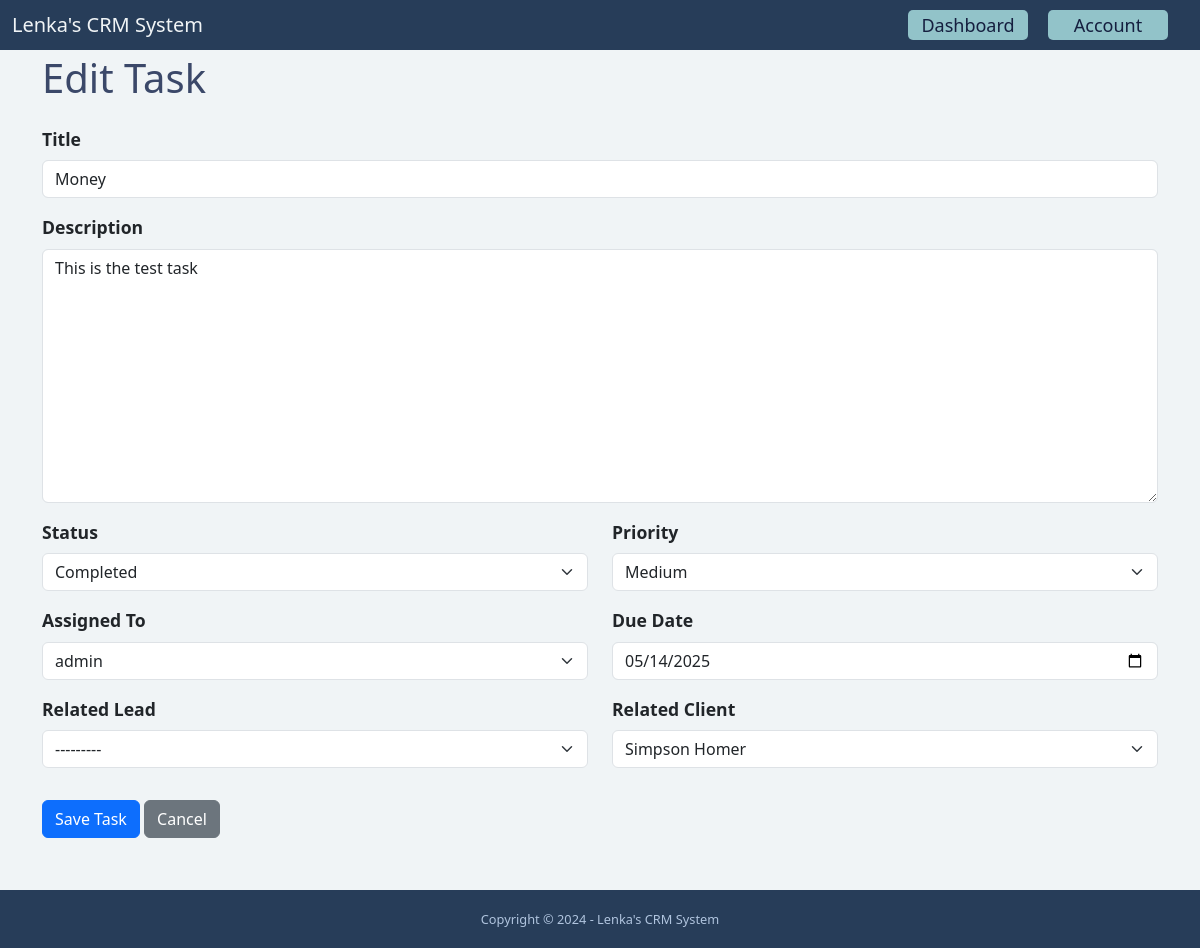
The app's page /dashboard/tasks/10/edit/ (signed in) with its own data.
### task/models.py (models this page shows, shortened)
class Task(models.Model):
    PRIORITY_CHOICES = (
        ('low', 'Low'),
        ('medium', 'Medium'),
        ('high', 'High'),
    )
    STATUS_CHOICES = (
        ('todo', 'To Do'),
        ('in_progress', 'In Progress'),
        ('completed', 'Completed'),
        ('canceled', 'Canceled'),
    )
    title = models.CharField(max_length=255)
    created_by = models.ForeignKey(User, related_name='tasks', on_delete=models.CASCADE)
    assigned_to = models.ForeignKey(User, related_name='assigned_tasks',
                                    on_delete=models.CASCADE,
                                    blank=True,
                                    null=True)
    lead = models.ForeignKey(Lead, related_name='tasks_lead', on_delete=models.CASCADE, null=True, blank=True)
    client = models.ForeignKey(Client, related_name='tasks_client', null=True, blank=True, on_delete=models.CASCADE)
    description = models.TextField(blank=True, null=True)
    priority = models.CharField(max_length=20, choices=PRIORITY_CHOICES, default='-')
    status = models.CharField(max_length=20, choices=STATUS_CHOICES, default='-')
    due_date = models.DateField(blank=True, null=True)
    created_at = models.DateTimeField(auto_now_add=True)
    updated_at = models.DateTimeField(auto_now=True)
    class Meta:
        ordering = ['-created_at']

### task/views.py (the view)
# urls.py: path('<int:pk>/edit/', task_edit, name='task_edit'),
@login_required
def task_edit(request, pk):
    task = get_object_or_404(Task, pk=pk)
    if not (request.user == task.created_by or request.user == task.assigned_to):
        raise PermissionDenied("You don't have permission to edit this task.")
    if request.method == 'POST':
        form = TaskForm(request.POST, instance=task)
        if form.is_valid():
            form.save()
            messages.success(request, 'Task was updated successfully.')
            return redirect('task:task_detail', pk=task.pk)
    else:
        form = TaskForm(instance=task)
    return render(request, 'task/task_form.html', {
        'form': form,
        'title': 'Edit Task',
        'task': task
    })

### task/forms.py (shortened to what this page needs)
class TaskForm(forms.ModelForm):
    class Meta:
        model = Task
        fields = ['title', 'description', 'status', 'priority', 'lead', 'client', 'assigned_to','due_date']
        widgets = {
            'due_date': forms.DateInput(attrs={
                'type': 'date',
                'class': 'form-control'
            }),
            'title': forms.TextInput(attrs={'class': 'form-control'}),
            'description': forms.Textarea(attrs={'class': 'form-control'}),
            'status': forms.Select(attrs={'class': 'form-select'}),
            'priority': forms.Select(attrs={'class': 'form-select'}),
            'assigned_to': forms.Select(attrs={'class': 'form-select'}),
            'lead': forms.Select(attrs={'class': 'form-select'}),
            'client': forms.Select(attrs={'class': 'form-select'}),
        }

### client/models.py (called while the page is built)
    def __str__(self):
        return f'{self.last_name} {self.first_name}'

### lead/models.py (called while the page is built)
    def __str__(self):
        return f'{self.first_name} {self.last_name}'

### task/templates/task/task_form.html (shortened to what this page needs)
{% extends 'base.html' %}
{% block content %}
<div class="container mt-4">
    <h1 class="mb-4">{{ title }}</h1>
    <form method="post">
        <div class="mb-3">
            <label for="{{ form.title.id_for_label }}" class="form-label">Title</label>
            {{ form.title }}
        </div>
        <div class="mb-3">
            <label for="{{ form.description.id_for_label }}" class="form-label">Description</label>
            {{ form.description }}
        </div>
        <div class="row">
            <div class="col-md-6">
                <div class="mb-3">
                    <label for="{{ form.status.id_for_label }}" class="form-label">Status</label>
                    {{ form.status }}
                </div>
            </div>
            <div class="col-md-6">
                <div class="mb-3">
                    <label for="{{ form.priority.id_for_label }}" class="form-label">Priority</label>
                    {{ form.priority }}
                </div>
            </div>
        </div>
        <div class="row">
            <div class="col-md-6">
                <div class="mb-3">
                    <label for="{{ form.assigned_to.id_for_label }}" class="form-label">Assigned To</label>
                    {{ form.assigned_to }}
                </div>
            </div>
            <div class="col-md-6">
                <div class="mb-3">
                    <label for="{{ form.due_date.id_for_label }}" class="form-label">Due Date</label>
                    {{ form.due_date }}
                </div>
            </div>
        </div>
        <div class="row">
            <div class="col-md-6">
                <div class="mb-3">
                    <label for="{{ form.lead.id_for_label }}" class="form-label">Related Lead</label>
                    {{ form.lead }}
                </div>
            </div>
            <div class="col-md-6">
                <div class="mb-3">
                    <label for="{{ form.client.id_for_label }}" class="form-label">Related Client</label>
                    {{ form.client }}
                </div>
            </div>
        </div>
        <div class="mt-3">
            <button type="submit" class="btn btn-primary">Save Task</button>
            <a href="{% url 'task:task_list' %}" class="btn btn-secondary">Cancel</a>
        </div>
    </form>
</div>
{% endblock %}

### static/styles.css (style rules this page uses)
html, body { height: 100%; margin: 0; }
body { background-color: #f0f4f6; position: relative; padding-bottom: 58px; min-height: 100vh; }
label { font-weight: bold; font-size: 1.1rem; }
h1 { color: #3b4869; }
.container { margin-top: 80px; margin-bottom: 80px; }

### records on screen
Task: title "Money", description "This is the test task", status "Completed", priority "Medium", assigned_to "admin", due_date "05/14/2025", lead "---------", client "Simpson Homer"

### other values on screen
{{ title }} "Edit Task"
